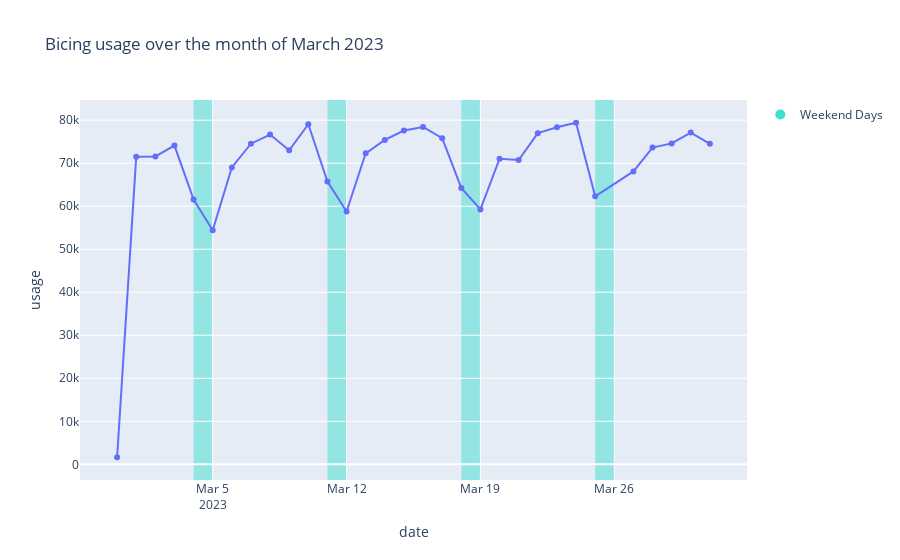

The code cell stored with this chart in its notebook:
### Code cell
import plotly.express as px

df_b = df_march_weather.groupby('date')['usage'].sum().reset_index()
# add day of the week like "Sunday", "Monday", etc.
df_b['day_of_week'] = df_b['date'].dt.day_name()

fig = px.line(df_b, x='date', y='usage', title='Bicing usage over the month of March 2023', markers=True, hover_data=['date', 'usage','day_of_week'])

# Identify weekends
weekends = pd.date_range(start='2023-03-01', end='2023-03-31', freq='W-SAT').tolist() + \
           pd.date_range(start='2023-03-01', end='2023-03-31', freq='W-SUN').tolist()

# Ensure weekends are in pairs
weekends.sort()
weekend_pairs = [(weekends[i], weekends[i + 1]) for i in range(0, len(weekends), 2)]

# Add vertical rectangles for weekends
show_legend_added = False
for start, end in weekend_pairs:
    fig.add_vrect(
        x0=start, x1=end,
        fillcolor="turquoise", opacity=0.5,
        layer="below", line_width=0,
    )

fig.add_scatter(
    x=[None], y=[None],
    mode='markers',
    marker=dict(color='turquoise', size=10),
    showlegend=True,
    name='Weekend Days'
)


fig.show()

### Figure 1 — Plotly figure (JSON) as saved in the notebook; plotly's stock layout.template omitted (floating-point values rounded to 4 significant figures)
{"data": [{"customdata": [["Tuesday"], ["Wednesday"], ["Thursday"], ["Friday"], ["Saturday"], ["Sunday"], ["Monday"], ["Tuesday"], ["Wednesday"], ["Thursday"], ["Friday"], ["Saturday"], ["Sunday"], ["Monday"], ["Tuesday"], ["Wednesday"], ["Thursday"], ["Friday"], ["Saturday"], ["Sunday"], ["Monday"], ["Tuesday"], ["Wednesday"], ["Thursday"], ["Friday"], ["Saturday"], ["Monday"], ["Tuesday"], ["Wednesday"], ["Thursday"], ["Friday"]], "hovertemplate": "date=%{x}<br>usage=%{y}<br>day_of_week=%{customdata[0]}<extra></extra>", "legendgroup": "", "line": {"color": "#636efa", "dash": "solid"}, "marker": {"symbol": "circle"}, "mode": "lines+markers", "name": "", "orientation": "v", "showlegend": false, "type": "scatter", "x": ["2023-02-28T00:00:00", "2023-03-01T00:00:00", "2023-03-02T00:00:00", "2023-03-03T00:00:00", "2023-03-04T00:00:00", "2023-03-05T00:00:00", "2023-03-06T00:00:00", "2023-03-07T00:00:00", "2023-03-08T00:00:00", "2023-03-09T00:00:00", "2023-03-10T00:00:00", "2023-03-11T00:00:00", "2023-03-12T00:00:00", "2023-03-13T00:00:00", "2023-03-14T00:00:00", "2023-03-15T00:00:00", "2023-03-16T00:00:00", "2023-03-17T00:00:00", "2023-03-18T00:00:00", "2023-03-19T00:00:00", "2023-03-20T00:00:00", "2023-03-21T00:00:00", "2023-03-22T00:00:00", "2023-03-23T00:00:00", "2023-03-24T00:00:00", "2023-03-25T00:00:00", "2023-03-27T00:00:00", "2023-03-28T00:00:00", "2023-03-29T00:00:00", "2023-03-30T00:00:00", "2023-03-31T00:00:00"], "xaxis": "x", "y": [1644, 71513, 71586, 74102, 61573, 54419, 69028, 74531, 76658, 73019, 79058, 65732, 58768, 72302, 75418, 77603, 78436, 75812, 64259, 59265, 71041, 70736, 76994, 78363, 79407, 62308, 68093, 73638, 74612, 77115, 74496], "yaxis": "y"}, {"marker": {"color": "turquoise", "size": 10}, "mode": "markers", "name": "Weekend Days", "showlegend": true, "type": "scatter", "x": [null], "y": [null]}], "layout": {"legend": {"tracegroupgap": 0}, "shapes": [{"fillcolor": "turquoise", "layer": "below", "line": {"width": 0}, "opacity": 0.5, "type": "rect", "x0": "2023-03-04T00:00:00", "x1": "2023-03-05T00:00:00", "xref": "x", "y0": 0, "y1": 1, "yref": "y domain"}, {"fillcolor": "turquoise", "layer": "below", "line": {"width": 0}, "opacity": 0.5, "type": "rect", "x0": "2023-03-11T00:00:00", "x1": "2023-03-12T00:00:00", "xref": "x", "y0": 0, "y1": 1, "yref": "y domain"}, {"fillcolor": "turquoise", "layer": "below", "line": {"width": 0}, "opacity": 0.5, "type": "rect", "x0": "2023-03-18T00:00:00", "x1": "2023-03-19T00:00:00", "xref": "x", "y0": 0, "y1": 1, "yref": "y domain"}, {"fillcolor": "turquoise", "layer": "below", "line": {"width": 0}, "opacity": 0.5, "type": "rect", "x0": "2023-03-25T00:00:00", "x1": "2023-03-26T00:00:00", "xref": "x", "y0": 0, "y1": 1, "yref": "y domain"}], "title": {"text": "Bicing usage over the month of March 2023"}, "xaxis": {"anchor": "y", "domain": [0, 1], "title": {"text": "date"}}, "yaxis": {"anchor": "x", "domain": [0, 1], "title": {"text": "usage"}}}}
